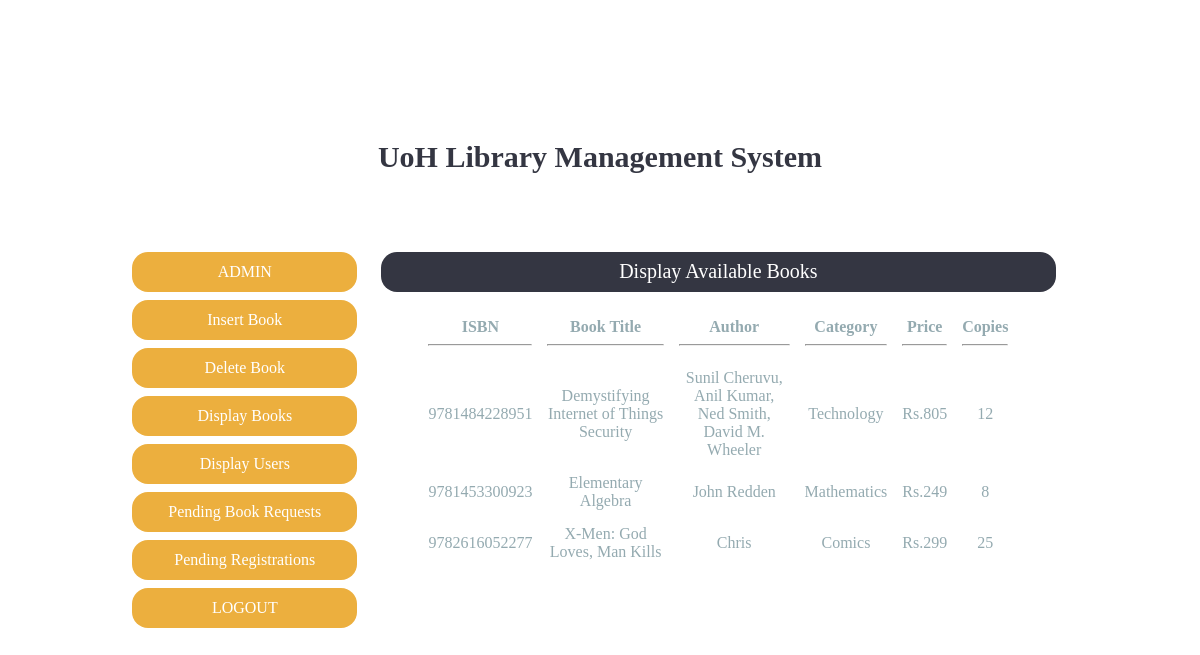
The page /IT-Project/UoH_LMS/admin/display_books.php (signed in) on the database its author committed.
### tables this page shows
CREATE TABLE IF NOT EXISTS `book` (
  `ISBN` char(13) NOT NULL,
  `TITLE` varchar(100) NOT NULL,
  `AUTHOR` varchar(100) NOT NULL,
  `CATEGORY` varchar(30) NOT NULL,
  `PRICE` int(4) UNSIGNED NOT NULL,
  `COPIES` int(10) UNSIGNED NOT NULL,
  PRIMARY KEY (`ISBN`)
);

### IT-Project/UoH_LMS/admin/display_books.php (the view, shortened to what this page needs)
<?php
require "../db_connect.php";
?>
<!DOCTYPE html>
<html lang="en">
<head>
    <link rel="stylesheet" type="text/css" href="./css/tab_style.css">
    <link rel="stylesheet" type="text/css" href="./css/pending_registrations_style.css">
</head>
<body>
    <h2><a href="../index.php">UoH Library Management System</a></h2>
    <div class="container">
        <div class="leftdiv">
            <a href="./home.php"><Button class="btnPart">ADMIN</Button></a>
            <a href="./insert_book.php"><Button class="btnPart">Insert Book</Button></a>
            <a href="./delete_book.php"><Button class="btnPart">Delete Book</Button></a>
            <a href="./display_books.php"><Button class="btnPart">Display Books</Button></a>
            <a href="./display_users.php"><Button class="btnPart">Display Users</Button></a>
            <a href="./pending_book_requests.php"><Button class="btnPart">Pending Book Requests</Button></a>
            <a href="./pending_registrations.php"><Button class="btnPart">Pending Registrations</Button></a>
            <a href="../logout.php"><Button class="btnPart">LOGOUT</Button></a>
        </div>
        <div class="rightdiv">
            <button class="headerBtn">Display Available Books</button>
            <?php
            $query = $conn->prepare("SELECT * FROM book ORDER BY title");
            $query->execute();
            $result = $query->get_result();
            $rows = mysqli_num_rows($result);
            if ($rows == 0)
                echo "<h2 align='center'>No Books Available!</h2>";
            else {
                echo "<form class='cd-form'>";
                echo "<table width='100%' cellpadding=5 cellspacing=5>";
                echo "<tr>
						<th>ISBN<hr></th>
						<th>Book Title<hr></th>
						<th>Author<hr></th>
						<th>Category<hr></th>
						<th>Price<hr></th>
                        <th>Copies<hr></th>
					</tr>";
                for ($i = 0; $i < $rows; $i++) {
                    $row = mysqli_fetch_array($result);
                    echo "<tr>";
                    for ($j = 0; $j < 6; $j++)
                        if ($j == 4)
                            echo "<td>Rs." . $row[$j] . "</td>";
                        else
                            echo "<td>" . $row[$j] . "</td>";
                    echo "</tr>";
                }
                echo "</table>";
                echo "</form>";
            }
            ?>
        </div>
    </div>
</body>
</html>

### IT-Project/UoH_LMS/admin/css/tab_style.css (style rules this page uses)
h2 a { text-decoration: none; color: #343642; font-family: Georgia, 'Times New Roman', Times, serif; font-size: 30px; position: relative; top: 120px; text-align: center; display: block; }
.container { width: 80%; height: 440px; max-width: 1000px; text-align: center; margin: 8em auto; font-family: Georgia, 'Times New Roman', Times, serif; font-size: 1.3rem; padding: 2% 5%; }
.leftdiv { float: left; width: 25%; }
.rightdiv { float: right; width: 75%; }
.btnPart { background-color:#ecaf3e; color: #fff; border: 0px; border-radius: 1rem; font-family: Georgia, 'Times New Roman', Times, serif; font-size: 16px; width: 95%; height: 40px; margin-top: 8px; cursor: pointer; transition: all .2s ease-in-out; }
.headerBtn { background-color: #343642; color: #ffffff; border: 0px; border-radius: 1rem; font-family: Georgia, 'Times New Roman', Times, serif; font-size: 20px; width: 95%; height: 40px; margin-top: 8px; }

### IT-Project/UoH_LMS/admin/css/pending_registrations_style.css (style rules this page uses)
.cd-form { width: 90%; max-width: 600px; margin: auto; font-size: 16px; color: #94aab0; margin-bottom: 10px; justify-content: center; }
.cd-form::after { clear: both; content: ""; display: table; }

### rows shown on the page
book: ISBN "9781484228951", TITLE "Demystifying Internet of Things Security", AUTHOR "Sunil Cheruvu, Anil Kumar, Ned Smith, David M. Wheeler", CATEGORY "Technology", PRICE "805", COPIES "12"
book: ISBN "9781453300923", TITLE "Elementary Algebra", AUTHOR "John Redden", CATEGORY "Mathematics", PRICE "249", COPIES "8"
book: ISBN "9782616052277", TITLE "X-Men: God Loves, Man Kills", AUTHOR "Chris", CATEGORY "Comics", PRICE "299", COPIES "25"
